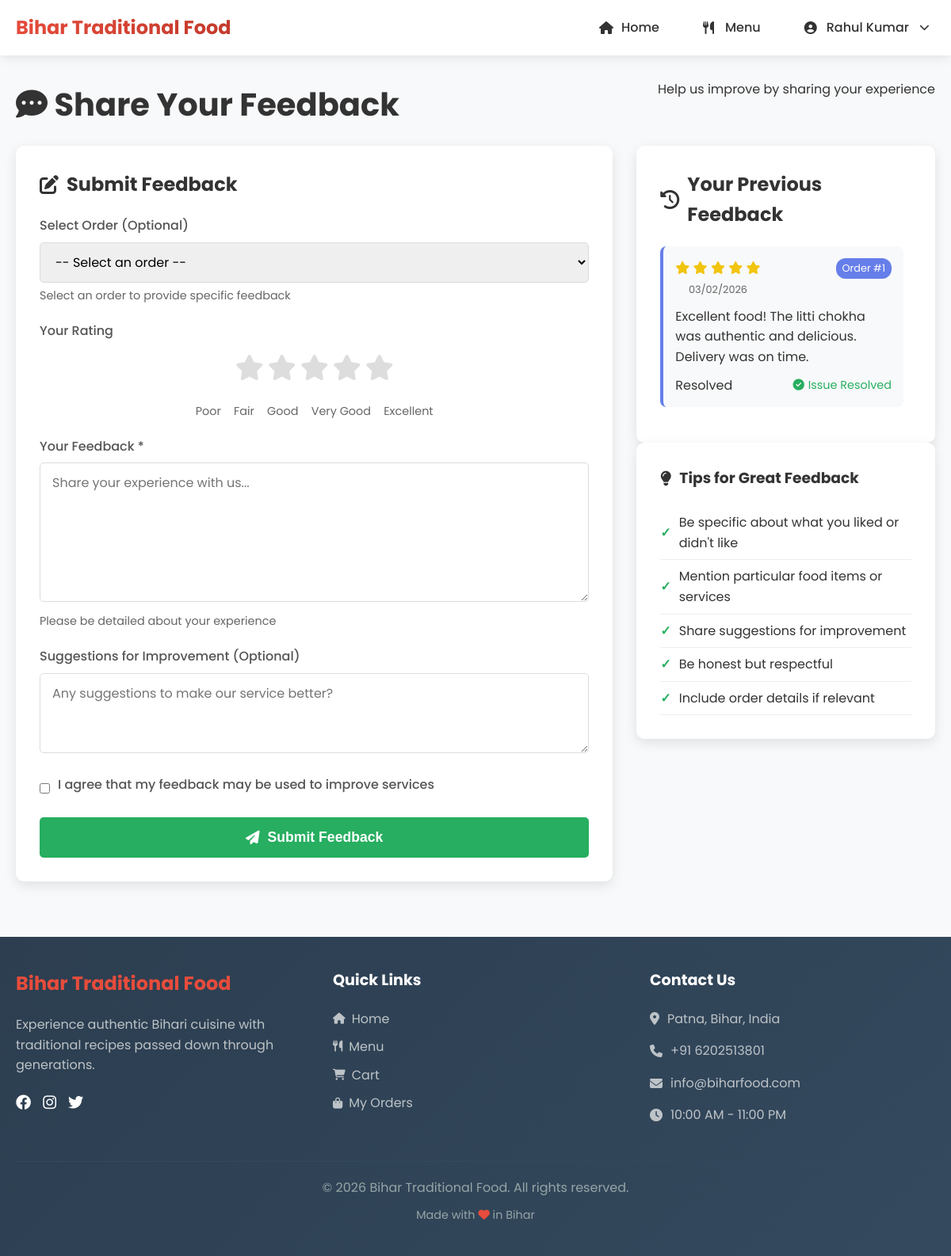
The app's page /users/feedback.php (signed in) with its own data.
### tables this page shows
CREATE TABLE `feedback` (
  `id` int(11) NOT NULL,
  `user_id` int(11) NOT NULL,
  `order_id` int(11) DEFAULT NULL,
  `message` text NOT NULL,
  `rating` int(11) DEFAULT NULL CHECK (`rating` >= 1 and `rating` <= 5),
  `food_quality` int(11) DEFAULT NULL CHECK (`food_quality` >= 1 and `food_quality` <= 5),
  `delivery_service` int(11) DEFAULT NULL CHECK (`delivery_service` >= 1 and `delivery_service` <= 5),
  `suggestions` text DEFAULT NULL,
  `status` enum('pending','reviewed','resolved','archived') DEFAULT 'pending',
  `admin_response` text DEFAULT NULL,
  `responded_at` timestamp NULL DEFAULT NULL,
  `responded_by` int(11) DEFAULT NULL,
  `created_at` timestamp NOT NULL DEFAULT current_timestamp(),
  `updated_at` timestamp NOT NULL DEFAULT current_timestamp() ON UPDATE current_timestamp()
);

CREATE TABLE `orders` (
  `id` int(11) NOT NULL,
  `user_id` int(11) NOT NULL,
  `order_number` varchar(20) DEFAULT NULL,
  `total_price` decimal(10,2) NOT NULL,
  `subtotal` decimal(10,2) NOT NULL,
  `delivery_charge` decimal(10,2) DEFAULT 0.00,
  `tax_amount` decimal(10,2) DEFAULT 0.00,
  `discount_amount` decimal(10,2) DEFAULT 0.00,
  `status` enum('pending','confirmed','preparing','ready','out_for_delivery','delivered','cancelled') DEFAULT 'pending',
  `payment_method` enum('cash','online','card') DEFAULT 'cash',
  `payment_status` enum('pending','completed','failed','refunded') DEFAULT 'pending',
  `payment_id` varchar(100) DEFAULT NULL,
  `delivery_address` text NOT NULL,
  `delivery_instructions` text DEFAULT NULL,
  `customer_name` varchar(100) DEFAULT NULL,
  `customer_phone` varchar(15) DEFAULT NULL,
  `customer_email` varchar(100) DEFAULT NULL,
  `estimated_delivery_time` timestamp NULL DEFAULT NULL,
  `actual_delivery_time` timestamp NULL DEFAULT NULL,
  `cancelled_at` timestamp NULL DEFAULT NULL,
  `cancellation_reason` text DEFAULT NULL,
  `order_date` timestamp NOT NULL DEFAULT current_timestamp(),
  `updated_at` timestamp NOT NULL DEFAULT current_timestamp() ON UPDATE current_timestamp()
);

### users/feedback.php (the view, shortened to what this page needs)
<?php
$userId = $_SESSION['user_id'];
$conn = getDBConnection();
$feedbackQuery = "SELECT f.*, o.id as order_number
                  FROM feedback f
                  LEFT JOIN orders o ON f.order_id = o.id
                  WHERE f.user_id = $userId
                  ORDER BY f.created_at DESC";
$feedbackResult = mysqli_query($conn, $feedbackQuery);
?>
<!DOCTYPE html>
<html lang="en">
<head>
    <link rel="stylesheet" href="../assets/css/style.css">
    <link rel="stylesheet" href="https://cdnjs.cloudflare.com/ajax/libs/font-awesome/6.4.0/css/all.min.css">
</head>
<body>
    <?php include '../includes/header.php'; ?>
    <div class="feedback-container">
        <div class="feedback-header">
            <h1><i class="fas fa-comment-dots"></i> Share Your Feedback</h1>
            <p>Help us improve by sharing your experience</p>
        </div>
        <div class="feedback-content">
            <div class="feedback-left">
                <div class="feedback-form-container">
                    <h2><i class="fas fa-edit"></i> Submit Feedback</h2>
                    <form method="POST" action="">
                        <div class="form-group">
                            <label for="order_id">Select Order (Optional)</label>
                            <select id="order_id" name="order_id">
                                <option value="">-- Select an order --</option>
                            </select>
                            <small class="form-text">Select an order to provide specific feedback</small>
                        </div>
                        <div class="form-group">
                            <label>Your Rating</label>
                            <div class="rating-input">
                                <div class="stars">
                                    <?php for ($i = 1; $i <= 5; $i++): ?>
                                    <label for="star<?php echo $i; ?>" title="<?php echo $i; ?> star">
                                        <i class="fas fa-star"></i>
                                    </label>
                                    <?php endfor; ?>
                                </div>
                                <div class="rating-labels">
                                    <span>Poor</span>
                                    <span>Fair</span>
                                    <span>Good</span>
                                    <span>Very Good</span>
                                    <span>Excellent</span>
                                </div>
                            </div>
                        </div>
                        <div class="form-group">
                            <label for="message">Your Feedback *</label>
                            <textarea id="message" name="message" rows="6" required
                                      placeholder="Share your experience with us..."><?php
                                      echo isset($_POST['message']) ? htmlspecialchars($_POST['message']) : ''; ?></textarea>
                            <small class="form-text">Please be detailed about your experience</small>
                        </div>
                        <div class="form-group">
                            <label for="suggestions">Suggestions for Improvement (Optional)</label>
                            <textarea id="suggestions" name="suggestions" rows="3"
                                      placeholder="Any suggestions to make our service better?"><?php
                                      echo isset($_POST['suggestions']) ? htmlspecialchars($_POST['suggestions']) : ''; ?></textarea>
                        </div>
                        <div class="form-group terms">
                            <input type="checkbox" id="agree" name="agree" required>
                            <label for="agree">
                                I agree that my feedback may be used to improve services
                            </label>
                        </div>
                        <button type="submit" class="btn-submit-feedback">
                            <i class="fas fa-paper-plane"></i> Submit Feedback
                        </button>
                    </form>
                </div>
            </div>
            <div class="feedback-right">
                <div class="previous-feedback">
                    <h2><i class="fas fa-history"></i> Your Previous Feedback</h2>
                    <?php if (mysqli_num_rows($feedbackResult) > 0): ?>
                    <div class="feedback-list">
                        <?php while($feedback = mysqli_fetch_assoc($feedbackResult)): ?>
                        <div class="feedback-item">
                            <div class="feedback-header">
                                <div class="feedback-meta">
                                    <div class="feedback-rating">
                                        <?php for ($i = 1; $i <= 5; $i++): ?>
                                        <?php if ($i <= $feedback['rating']): ?>
                                        <i class="fas fa-star"></i>
                                        <?php else: ?>
                                        <i class="far fa-star"></i>
                                        <?php endif; ?>
                                        <?php endfor; ?>
                                    </div>
                                    <span class="feedback-date">
                                        <?php echo date('d/m/Y', strtotime($feedback['created_at'])); ?>
                                    </span>
                                </div>
                                <?php if ($feedback['order_number']): ?>
                                <span class="order-badge">Order #<?php echo $feedback['order_number']; ?></span>
                                <?php endif; ?>
                            </div>
                            <div class="feedback-body">
                                <p><?php echo nl2br(htmlspecialchars($feedback['message'])); ?></p>
                            </div>
                            <div class="feedback-footer">
                                <span class="status-badge status-<?php echo $feedback['status']; ?>">
                                    <?php echo ucfirst($feedback['status']); ?>
                                </span>
                                <?php if ($feedback['status'] == 'resolved'): ?>
                                <span class="resolved-badge">
                                    <i class="fas fa-check-circle"></i> Issue Resolved
                                </span>
                                <?php endif; ?>
                            </div>
                        </div>
                        <?php endwhile; ?>
                    </div>
                    <?php endif; ?>
                </div>
                <div class="feedback-tips">
                    <h3><i class="fas fa-lightbulb"></i> Tips for Great Feedback</h3>
                    <ul>
                        <li>Be specific about what you liked or didn't like</li>
                        <li>Mention particular food items or services</li>
                        <li>Share suggestions for improvement</li>
                        <li>Be honest but respectful</li>
                        <li>Include order details if relevant</li>
                    </ul>
                </div>
            </div>
        </div>
    </div>
    <?php include '../includes/footer.php'; ?>
</body>
</html>

### assets/css/style.css (style rules this page uses)
* { margin: 0; padding: 0; box-sizing: border-box; }
body { font-family: 'Poppins', sans-serif; line-height: 1.6; color: #333; background-color: #f9f9f9; }
.form-group { margin-bottom: 20px; }
.form-group label { display: block; margin-bottom: 8px; color: #555; font-weight: 500; }
.form-group input, .form-group textarea, .form-group select { width: 100%; padding: 12px 15px; border: 1px solid #ddd; border-radius: 5px; font-family: 'Poppins', sans-serif; font-size: 1rem; }

### includes/header.php (style rules this page uses)
* { margin: 0; padding: 0; box-sizing: border-box; }
body { font-family: 'Poppins', sans-serif; line-height: 1.6; color: #333; background-color: #f8f9fa; min-height: 100vh; display: flex; flex-direction: column; }
body { margin: 0; padding: 0; }

### users/feedback.php (style rules this page uses)
.feedback-container { max-width: 1200px; margin: 100px auto 50px; padding: 0 20px; }
.feedback-header { text-align: center; margin-bottom: 40px; }
.feedback-header h1 { font-size: 2.5rem; color: #333; margin-bottom: 10px; }
.feedback-content { display: grid; grid-template-columns: 2fr 1fr; gap: 30px; }
.feedback-form-container, .previous-feedback, .feedback-tips { background: white; border-radius: 10px; padding: 30px; box-shadow: 0 5px 15px rgba(0,0,0,0.1); }
.feedback-form-container h2, .previous-feedback h2, .feedback-tips h3 { margin-bottom: 20px; color: #333; display: flex; align-items: center; gap: 10px; }
.form-group { margin-bottom: 20px; }
.form-group label { display: block; margin-bottom: 8px; font-weight: 500; color: #555; }
.form-group select, .form-group textarea { width: 100%; padding: 12px 15px; border: 1px solid #ddd; border-radius: 5px; font-family: 'Poppins', sans-serif; font-size: 1rem; }
.form-text { display: block; margin-top: 5px; color: #666; font-size: 0.9rem; }
.rating-input { margin-bottom: 20px; }
.stars { display: flex; justify-content: center; gap: 5px; margin-bottom: 10px; }
.stars label { cursor: pointer; font-size: 2rem; color: #ddd; transition: color 0.2s; }
.rating-labels { display: flex; justify-content: space-between; color: #666; font-size: 0.9rem; max-width: 300px; margin: 0 auto; }
.terms { display: flex; align-items: center; gap: 10px; }
.terms input { width: auto; }
.btn-submit-feedback { width: 100%; background: #27ae60; color: white; border: none; padding: 15px; border-radius: 5px; font-size: 1.1rem; font-weight: 600; cursor: pointer; transition: background 0.3s ease; display: flex; align-items: center; justify-content: center; gap: 10px; }
.feedback-list { max-height: 400px; overflow-y: auto; padding-right: 10px; }
.feedback-item { background: #f8f9fa; border-radius: 8px; padding: 15px; margin-bottom: 15px; border-left: 4px solid #667eea; }
.feedback-header { display: flex; justify-content: space-between; align-items: flex-start; margin-bottom: 10px; }
.feedback-meta { display: flex; flex-direction: column; gap: 5px; }
.feedback-rating { color: #f1c40f; }
.feedback-date { font-size: 0.8rem; color: #666; }
.order-badge { background: #667eea; color: white; padding: 3px 8px; border-radius: 12px; font-size: 0.8rem; }
.feedback-body { margin-bottom: 10px; line-height: 1.6; color: #333; }
.feedback-footer { display: flex; justify-content: space-between; align-items: center; }
.resolved-badge { color: #27ae60; font-size: 0.9rem; display: flex; align-items: center; gap: 5px; }
.feedback-tips ul { list-style: none; padding-left: 0; }
.feedback-tips li { padding: 8px 0; border-bottom: 1px solid #eee; display: flex; align-items: center; gap: 10px; }
.feedback-tips li:before { content: "✓"; color: #27ae60; font-weight: bold; }

### records on screen
feedback: rating 5 (drawn), created_at "03/02/2026", order "1", message "Excellent food! The litti chokha was authentic and delicious. Delivery was on time.", status "Resolved", shows "Issue Resolved"

### other values on screen
$_SESSION['user_name'] "Rahul Kumar"
